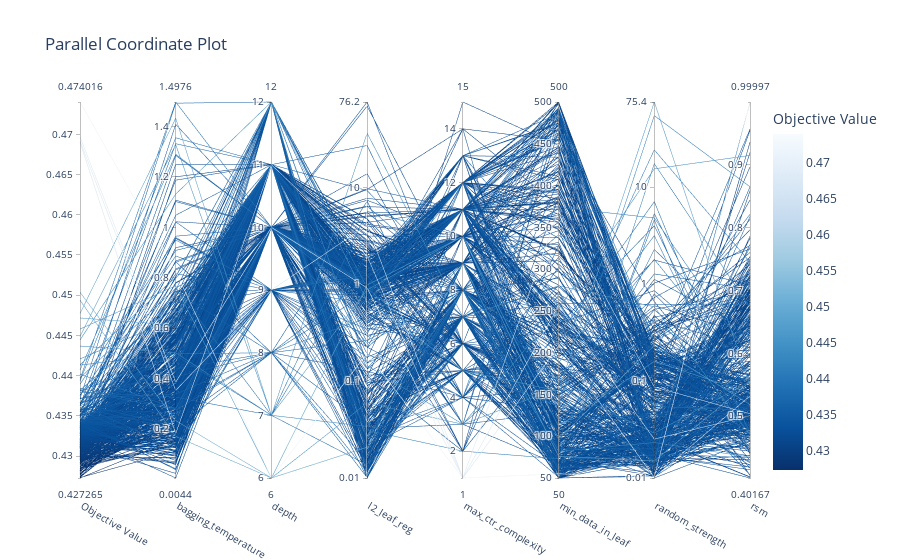

Source (notebook cell):
### Code cell
plot_parallel_coordinate(study)

### Figure 1 — Plotly figure (JSON) as saved in the notebook; plotly's stock layout.template omitted (floating-point values rounded to 4 significant figures; data arrays with more than 128 entries replaced by an {"elided": "..."} marker saying what was removed)
{"data": [{"dimensions": [{"label": "Objective Value", "range": [0.4273, 0.474], "values": {"elided": "524 float values"}}, {"label": "bagging_temperature", "range": [0.004355, 1.498], "values": {"elided": "524 float values"}}, {"label": "depth", "range": [6, 12], "values": {"elided": "524 int values"}}, {"label": "l2_leaf_reg", "range": [-2.0, 1.882], "ticktext": ["0.01", "0.1", "1", "10", "76.2"], "tickvals": [-2.0, -1, 0, 1, 1.882], "values": {"elided": "524 float values"}}, {"label": "max_ctr_complexity", "range": [1, 15], "values": {"elided": "524 int values"}}, {"label": "min_data_in_leaf", "range": [50, 500], "values": {"elided": "524 int values"}}, {"label": "random_strength", "range": [-2.0, 1.877], "ticktext": ["0.01", "0.1", "1", "10", "75.4"], "tickvals": [-2.0, -1, 0, 1, 1.877], "values": {"elided": "524 float values"}}, {"label": "rsm", "range": [0.4017, 1.0], "values": {"elided": "524 float values"}}], "labelangle": 30, "labelside": "bottom", "line": {"color": {"elided": "524 float values"}, "colorbar": {"title": {"text": "Objective Value"}}, "colorscale": [[0, "rgb(247,251,255)"], [0.125, "rgb(222,235,247)"], [0.25, "rgb(198,219,239)"], [0.375, "rgb(158,202,225)"], [0.5, "rgb(107,174,214)"], [0.625, "rgb(66,146,198)"], [0.75, "rgb(33,113,181)"], [0.875, "rgb(8,81,156)"], [1, "rgb(8,48,107)"]], "reversescale": true, "showscale": true}, "type": "parcoords"}], "layout": {"title": {"text": "Parallel Coordinate Plot"}}}
